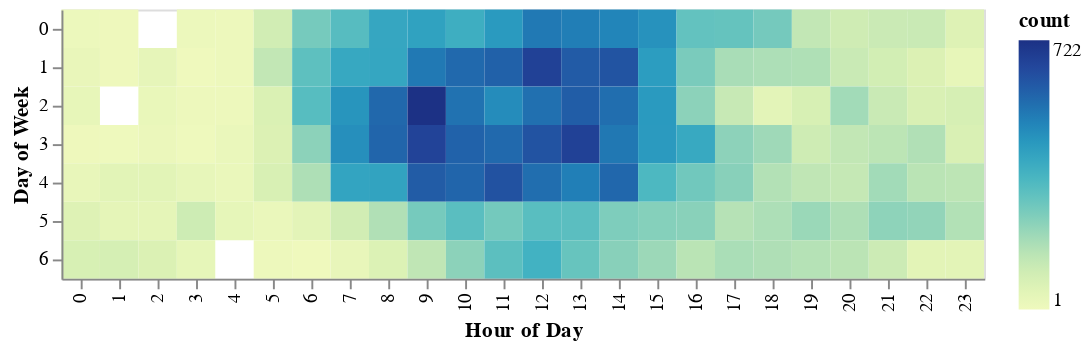

The code cell stored with this chart in its notebook:
### Markdown cell above
To get a clear view of weekly listening behaviour, we can create a heatmap with the hours and day of week, with the color indicating the number of listens on that hour. We can see that the working week made a lot of difference, with listening mainly focused on Tuesday, Wednesday, Thursday and Friday, with a little bit as well on Monday afternoon. We all need to wake up a bit first on Monday morning ☕. 

Interestingly enough, we see some hours that have no plays at all like Monday morning 2:00-3:00. I'm a bit skeptic that I *never* plays anything at all there, but I don't have an explanation for it.

### Code cell
#| echo: false
alt.Chart(d).mark_rect().encode(
    x='Hour of Day:O',
    y='Day of Week:N',
    color='count'
)

### Figure 1 — Vega-Lite specification as saved in the notebook (floating-point values rounded to 4 significant figures; data arrays with more than 128 entries replaced by an {"elided": "..."} marker saying what was removed)
{"usermeta": {"embedOptions": {"theme": "latimes"}}, "config": {"view": {"continuousWidth": 400, "continuousHeight": 300}}, "data": {"name": "data-53cc6d97a09df390653c97f4918e9c84"}, "mark": "rect", "encoding": {"color": {"type": "quantitative", "field": "count"}, "x": {"type": "ordinal", "field": "Hour of Day"}, "y": {"type": "nominal", "field": "Day of Week"}}, "$schema": "https://vega.github.io/schema/vega-lite/v4.8.1.json", "datasets": {"data-53cc6d97a09df390653c97f4918e9c84": {"elided": "165 records"}}}
